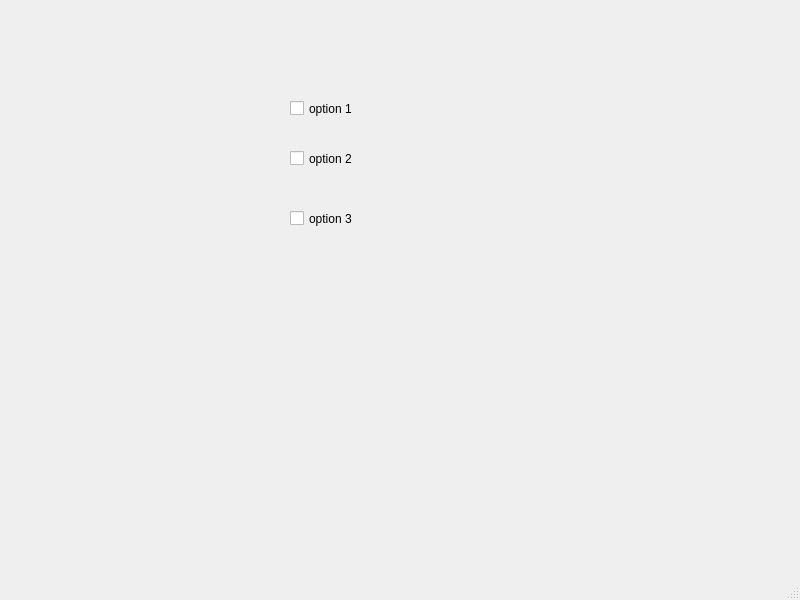
<?xml version="1.0" encoding="UTF-8"?>
<ui version="4.0">
 <class>MainWindow</class>
 <widget class="QMainWindow" name="MainWindow">
  <property name="geometry">
   <rect>
    <x>0</x>
    <y>0</y>
    <width>800</width>
    <height>600</height>
   </rect>
  </property>
  <property name="windowTitle">
   <string>MainWindow</string>
  </property>
  <widget class="QWidget" name="centralwidget">
   <widget class="QCheckBox" name="checkBox">
    <property name="geometry">
     <rect>
      <x>290</x>
      <y>100</y>
      <width>70</width>
      <height>17</height>
     </rect>
    </property>
    <property name="text">
     <string>option 1</string>
    </property>
   </widget>
   <widget class="QCheckBox" name="checkBox_2">
    <property name="geometry">
     <rect>
      <x>290</x>
      <y>150</y>
      <width>70</width>
      <height>17</height>
     </rect>
    </property>
    <property name="text">
     <string>option 2</string>
    </property>
   </widget>
   <widget class="QCheckBox" name="checkBox_3">
    <property name="geometry">
     <rect>
      <x>290</x>
      <y>210</y>
      <width>70</width>
      <height>17</height>
     </rect>
    </property>
    <property name="text">
     <string>option 3</string>
    </property>
   </widget>
  </widget>
  <widget class="QMenuBar" name="menubar">
   <property name="geometry">
    <rect>
     <x>0</x>
     <y>0</y>
     <width>800</width>
     <height>21</height>
    </rect>
   </property>
  </widget>
  <widget class="QStatusBar" name="statusbar"/>
 </widget>
 <resources/>
 <connections/>
</ui>
